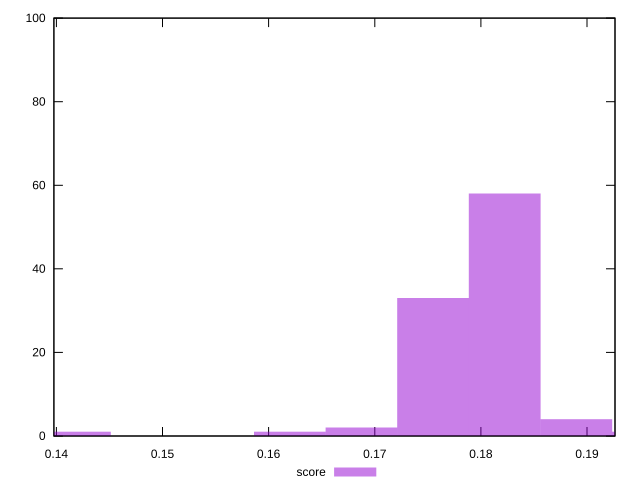

Here is the gnuplot script that generated this plot:
reset
set terminal svg size 640, 490 enhanced background rgb 'white'
set output "report_00007_2020-12-11T15:55:29.892Z/interactive/samples/pages/score/histogram.svg"

$score <<EOF
0.14174194207698443 1
0.17549002352388549 33
0.18223963981326569 58
0.16874040723450526 2
0.1889892561026459 4
0.16199079094512506 1
0.19573887239202611 1
EOF

set key outside below
set boxwidth 0.006749616289380211
set yrange [0:100]
set style fill transparent solid 0.5 noborder

plot \
  $score title "score" with boxes, \


reset
